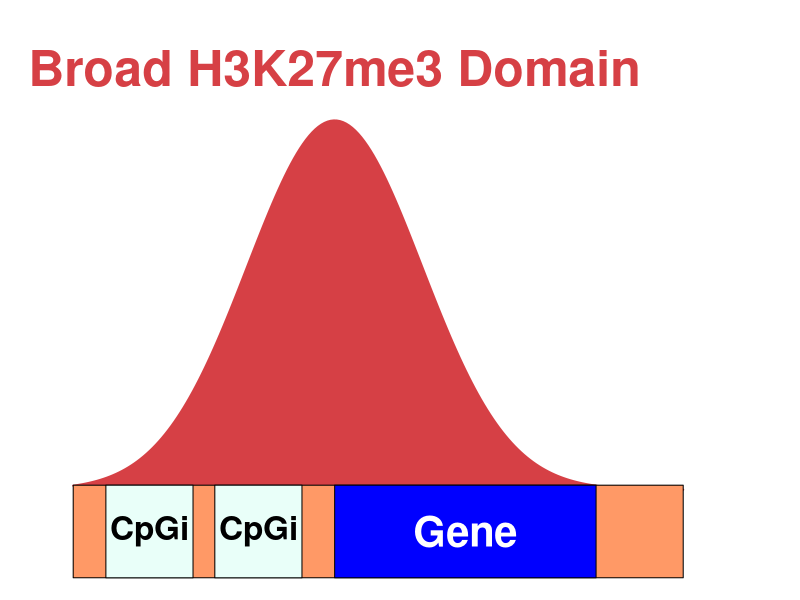

The R script that drew this image:
##############################################
### Generating In Parallel Polycomb Gene Plot

####################################
##png with maximum resolution 300dpi
# png(filename = fullOutpPath, width = 12, height = 8, units = "in", res = 300 )
fullOutpPath<-paste0("/home/victor/Dropbox/Cantabria/PhD_Project/ScriptsPhd/ScriptsParaUsoLocal/SV_app/www/",
                     "GOF_Image.png")
png(filename = fullOutpPath, width = 800, height = 800, res = 300, pointsize = 4 )
##Jugar con dimensiones, y con tamanyo de labels que asi como esta no se van a ver en el html


##Adjust image, to exclude spaces outside canvas (drawing area)
par(mar = c(0,0,0,0))
canvas_X_limits<-c(-3,14)##max adjust to figure 
canvas_Y_limits<-c(2,14)##max adjust to content displayed


##OPTION REMOVING AXIS
#UPON COMPLETION USING THIS
plot(x=0:15, y=0:15, type = "n",
     ylim = canvas_Y_limits,
     xlim = canvas_X_limits,
     xaxt = 'n', yaxt = 'n', bty = 'n', pch = '', ylab = '', xlab = '') ##Upon completion, REMOVE AXIS

#Adding H3K27me3 Label

text(x=4, y=13, label="Broad H3K27me3 Domain", cex = 3, font = 2, col="#D64045")

##Adding Polycomb Mark cartoon
# https://stackoverflow.com/questions/31538534/plotting-half-circles-in-r
# library(grid)
# vp <- viewport(width=0.5, height=0.5, clip  = "on")
# grid.circle(0.5,0,r=0.5, gp = gpar(fill = 'red'), vp = vp)

# https://stackoverflow.com/questions/16504452/color-a-portion-of-the-normal-distribution

x=seq(-2,12,length=200)
y=dnorm(x,mean = 4, sd = 2)*40+3.9
lines(x,y,type="l", lwd=2, col="#D64045")

##Vamos a tratar de hacer el fill
# x=seq(-2,12,length=200)
# y=dnorm(x,mean = 4, sd = 2)*40+4
polygon(c(x),c(y),col="#D64045", border = NA )


##DNA, painting
polygon(x = c(-2,12,12,-2), y = c(2,2,4,4), col = "#ff9966", border = "black")

##Gene Painting
polygon(x = c(4,10,10,4), y = c(2,2,4,4), col = "#0000ff", border = "black")

##CpGi painting
polygon(x = c(-1.25,0.75,0.75,-1.25), y = c(2,2,4,4), col = "#E9FFF9", border = "black")

polygon(x = c(1.25,3.25,3.25,1.25), y = c(2,2,4,4), col = "#E9FFF9", border = "black")

##Adding Gene Label
#Gene
text(x=7, y=3, label="Gene", cex = 2.5, font = 2, col="#FFFFFF")

#Adding CpGi labels
text(x=-0.25, y=3, label="CpGi", cex = 2, font = 2, col="#000000")
text(x=2.25, y=3, label="CpGi", cex = 2, font = 2, col="#000000")

dev.off()##Saving Graph
